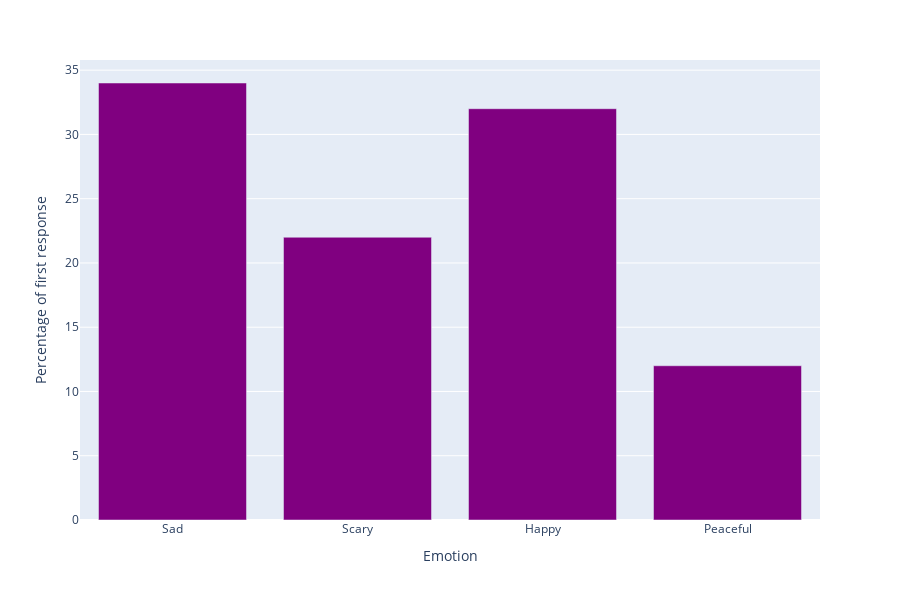

Notebook cell for this chart:
### Code cell
import plotly.express as px

fig = px.bar(df, x='Emotion', y='Percentage of first response')
fig.update_traces(marker_color = "purple")
fig.show()

### Figure 1 — Plotly figure (JSON) as saved in the notebook; plotly's stock layout.template omitted (floating-point values rounded to 4 significant figures)
{"data": [{"alignmentgroup": "True", "hoverlabel": {"namelength": 0}, "hovertemplate": "Emotion=%{x}<br>Percentage of first response=%{y}", "legendgroup": "", "marker": {"color": "purple"}, "name": "", "offsetgroup": "", "orientation": "v", "showlegend": false, "textposition": "auto", "type": "bar", "x": ["Sad", "Scary", "Happy", "Peaceful"], "xaxis": "x", "y": [34, 22, 32, 12], "yaxis": "y"}], "layout": {"barmode": "relative", "height": 600, "legend": {"tracegroupgap": 0}, "margin": {"t": 60}, "xaxis": {"anchor": "y", "domain": [0, 1], "title": {"text": "Emotion"}}, "yaxis": {"anchor": "x", "domain": [0, 1], "title": {"text": "Percentage of first response"}}}}
